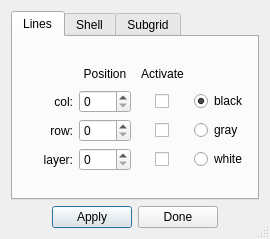
<?xml version="1.0" encoding="UTF-8"?>
<ui version="4.0">
 <class>GridDialog</class>
 <widget class="QDialog" name="GridDialog">
  <property name="geometry">
   <rect>
    <x>0</x>
    <y>0</y>
    <width>270</width>
    <height>239</height>
   </rect>
  </property>
  <property name="windowTitle">
   <string>Grid</string>
  </property>
  <property name="sizeGripEnabled">
   <bool>true</bool>
  </property>
  <layout class="QVBoxLayout" name="verticalLayout">
   <item>
    <widget class="QTabWidget" name="tabWidget">
     <property name="currentIndex">
      <number>0</number>
     </property>
     <widget class="QWidget" name="tabLines">
      <attribute name="title">
       <string>Lines</string>
      </attribute>
      <layout class="QGridLayout" name="gridLayout_3">
       <item row="1" column="0">
        <layout class="QGridLayout" name="gridLayout_2">
         <item row="0" column="2">
          <widget class="QLabel" name="label_9">
           <property name="text">
            <string>Activate</string>
           </property>
           <property name="alignment">
            <set>Qt::AlignCenter</set>
           </property>
          </widget>
         </item>
         <item row="3" column="2">
          <layout class="QHBoxLayout" name="horizontalLayout_2">
           <item>
            <spacer name="horizontalSpacer_4">
             <property name="orientation">
              <enum>Qt::Horizontal</enum>
             </property>
             <property name="sizeType">
              <enum>QSizePolicy::Preferred</enum>
             </property>
             <property name="sizeHint" stdset="0">
              <size>
               <width>10</width>
               <height>10</height>
              </size>
             </property>
            </spacer>
           </item>
           <item>
            <widget class="QCheckBox" name="checkBoxActivateZ">
             <property name="sizePolicy">
              <sizepolicy hsizetype="Fixed" vsizetype="Fixed">
               <horstretch>0</horstretch>
               <verstretch>0</verstretch>
              </sizepolicy>
             </property>
             <property name="text">
              <string/>
             </property>
            </widget>
           </item>
           <item>
            <spacer name="horizontalSpacer_5">
             <property name="orientation">
              <enum>Qt::Horizontal</enum>
             </property>
             <property name="sizeType">
              <enum>QSizePolicy::Preferred</enum>
             </property>
             <property name="sizeHint" stdset="0">
              <size>
               <width>10</width>
               <height>10</height>
              </size>
             </property>
            </spacer>
           </item>
          </layout>
         </item>
         <item row="2" column="3">
          <widget class="QRadioButton" name="radioButtonGray">
           <property name="text">
            <string>gray</string>
           </property>
          </widget>
         </item>
         <item row="3" column="3">
          <widget class="QRadioButton" name="radioButtonWhite">
           <property name="text">
            <string>white</string>
           </property>
          </widget>
         </item>
         <item row="3" column="0">
          <widget class="QLabel" name="labelLayer">
           <property name="text">
            <string>layer:</string>
           </property>
           <property name="alignment">
            <set>Qt::AlignRight|Qt::AlignTrailing|Qt::AlignVCenter</set>
           </property>
          </widget>
         </item>
         <item row="1" column="0">
          <widget class="QLabel" name="labelCol">
           <property name="text">
            <string>col:</string>
           </property>
           <property name="alignment">
            <set>Qt::AlignRight|Qt::AlignTrailing|Qt::AlignVCenter</set>
           </property>
          </widget>
         </item>
         <item row="1" column="3">
          <widget class="QRadioButton" name="radioButtonBlack">
           <property name="text">
            <string>black</string>
           </property>
           <property name="checked">
            <bool>true</bool>
           </property>
          </widget>
         </item>
         <item row="3" column="1">
          <widget class="QSpinBox" name="spinBoxPositionZ"/>
         </item>
         <item row="2" column="1">
          <widget class="QSpinBox" name="spinBoxPositionY"/>
         </item>
         <item row="2" column="0">
          <widget class="QLabel" name="labelRow">
           <property name="text">
            <string>row:</string>
           </property>
           <property name="alignment">
            <set>Qt::AlignRight|Qt::AlignTrailing|Qt::AlignVCenter</set>
           </property>
          </widget>
         </item>
         <item row="0" column="1">
          <widget class="QLabel" name="label_8">
           <property name="text">
            <string>Position</string>
           </property>
           <property name="alignment">
            <set>Qt::AlignCenter</set>
           </property>
          </widget>
         </item>
         <item row="1" column="1">
          <widget class="QSpinBox" name="spinBoxPositionX"/>
         </item>
         <item row="1" column="2">
          <layout class="QHBoxLayout" name="horizontalLayout_3">
           <item>
            <spacer name="horizontalSpacer_6">
             <property name="orientation">
              <enum>Qt::Horizontal</enum>
             </property>
             <property name="sizeType">
              <enum>QSizePolicy::Preferred</enum>
             </property>
             <property name="sizeHint" stdset="0">
              <size>
               <width>10</width>
               <height>10</height>
              </size>
             </property>
            </spacer>
           </item>
           <item>
            <widget class="QCheckBox" name="checkBoxActivateX">
             <property name="sizePolicy">
              <sizepolicy hsizetype="Fixed" vsizetype="Fixed">
               <horstretch>0</horstretch>
               <verstretch>0</verstretch>
              </sizepolicy>
             </property>
             <property name="text">
              <string/>
             </property>
            </widget>
           </item>
           <item>
            <spacer name="horizontalSpacer_7">
             <property name="orientation">
              <enum>Qt::Horizontal</enum>
             </property>
             <property name="sizeType">
              <enum>QSizePolicy::Preferred</enum>
             </property>
             <property name="sizeHint" stdset="0">
              <size>
               <width>10</width>
               <height>10</height>
              </size>
             </property>
            </spacer>
           </item>
          </layout>
         </item>
         <item row="2" column="2">
          <layout class="QHBoxLayout" name="horizontalLayout_4">
           <item>
            <spacer name="horizontalSpacer_8">
             <property name="orientation">
              <enum>Qt::Horizontal</enum>
             </property>
             <property name="sizeType">
              <enum>QSizePolicy::Preferred</enum>
             </property>
             <property name="sizeHint" stdset="0">
              <size>
               <width>10</width>
               <height>10</height>
              </size>
             </property>
            </spacer>
           </item>
           <item>
            <widget class="QCheckBox" name="checkBoxActivateY">
             <property name="sizePolicy">
              <sizepolicy hsizetype="Fixed" vsizetype="Fixed">
               <horstretch>0</horstretch>
               <verstretch>0</verstretch>
              </sizepolicy>
             </property>
             <property name="text">
              <string/>
             </property>
            </widget>
           </item>
           <item>
            <spacer name="horizontalSpacer_9">
             <property name="orientation">
              <enum>Qt::Horizontal</enum>
             </property>
             <property name="sizeType">
              <enum>QSizePolicy::Preferred</enum>
             </property>
             <property name="sizeHint" stdset="0">
              <size>
               <width>10</width>
               <height>10</height>
              </size>
             </property>
            </spacer>
           </item>
          </layout>
         </item>
         <item row="0" column="0">
          <spacer name="horizontalSpacer_3">
           <property name="orientation">
            <enum>Qt::Horizontal</enum>
           </property>
           <property name="sizeType">
            <enum>QSizePolicy::Preferred</enum>
           </property>
           <property name="sizeHint" stdset="0">
            <size>
             <width>40</width>
             <height>20</height>
            </size>
           </property>
          </spacer>
         </item>
         <item row="0" column="3">
          <spacer name="horizontalSpacer_10">
           <property name="orientation">
            <enum>Qt::Horizontal</enum>
           </property>
           <property name="sizeType">
            <enum>QSizePolicy::Preferred</enum>
           </property>
           <property name="sizeHint" stdset="0">
            <size>
             <width>40</width>
             <height>20</height>
            </size>
           </property>
          </spacer>
         </item>
        </layout>
       </item>
       <item row="2" column="0">
        <spacer name="verticalSpacer">
         <property name="orientation">
          <enum>Qt::Vertical</enum>
         </property>
         <property name="sizeHint" stdset="0">
          <size>
           <width>20</width>
           <height>40</height>
          </size>
         </property>
        </spacer>
       </item>
       <item row="0" column="0">
        <spacer name="verticalSpacer_2">
         <property name="orientation">
          <enum>Qt::Vertical</enum>
         </property>
         <property name="sizeHint" stdset="0">
          <size>
           <width>20</width>
           <height>40</height>
          </size>
         </property>
        </spacer>
       </item>
      </layout>
     </widget>
     <widget class="QWidget" name="tabShell">
      <attribute name="title">
       <string>Shell</string>
      </attribute>
      <layout class="QGridLayout" name="gridLayout">
       <item row="0" column="2">
        <widget class="QLabel" name="labelRed">
         <property name="text">
          <string>0.00</string>
         </property>
        </widget>
       </item>
       <item row="1" column="1">
        <widget class="QLabel" name="label_2">
         <property name="text">
          <string>Green:</string>
         </property>
         <property name="alignment">
          <set>Qt::AlignRight|Qt::AlignTrailing|Qt::AlignVCenter</set>
         </property>
        </widget>
       </item>
       <item row="1" column="3">
        <widget class="QSlider" name="sliderGreen">
         <property name="sizePolicy">
          <sizepolicy hsizetype="Expanding" vsizetype="Fixed">
           <horstretch>1</horstretch>
           <verstretch>0</verstretch>
          </sizepolicy>
         </property>
         <property name="orientation">
          <enum>Qt::Horizontal</enum>
         </property>
        </widget>
       </item>
       <item row="2" column="2">
        <widget class="QLabel" name="labelBlue">
         <property name="text">
          <string>0.00</string>
         </property>
        </widget>
       </item>
       <item row="0" column="1">
        <widget class="QLabel" name="label">
         <property name="text">
          <string>Red:</string>
         </property>
         <property name="alignment">
          <set>Qt::AlignRight|Qt::AlignTrailing|Qt::AlignVCenter</set>
         </property>
        </widget>
       </item>
       <item row="2" column="1">
        <widget class="QLabel" name="label_3">
         <property name="text">
          <string>Blue:</string>
         </property>
         <property name="alignment">
          <set>Qt::AlignRight|Qt::AlignTrailing|Qt::AlignVCenter</set>
         </property>
        </widget>
       </item>
       <item row="3" column="3">
        <widget class="QSlider" name="sliderOpacity">
         <property name="sizePolicy">
          <sizepolicy hsizetype="Expanding" vsizetype="Fixed">
           <horstretch>1</horstretch>
           <verstretch>0</verstretch>
          </sizepolicy>
         </property>
         <property name="orientation">
          <enum>Qt::Horizontal</enum>
         </property>
        </widget>
       </item>
       <item row="2" column="3">
        <widget class="QSlider" name="sliderBlue">
         <property name="sizePolicy">
          <sizepolicy hsizetype="Expanding" vsizetype="Fixed">
           <horstretch>1</horstretch>
           <verstretch>0</verstretch>
          </sizepolicy>
         </property>
         <property name="orientation">
          <enum>Qt::Horizontal</enum>
         </property>
        </widget>
       </item>
       <item row="1" column="2">
        <widget class="QLabel" name="labelGreen">
         <property name="text">
          <string>0.00</string>
         </property>
        </widget>
       </item>
       <item row="3" column="1">
        <widget class="QLabel" name="label_4">
         <property name="text">
          <string>Opacity:</string>
         </property>
         <property name="alignment">
          <set>Qt::AlignRight|Qt::AlignTrailing|Qt::AlignVCenter</set>
         </property>
        </widget>
       </item>
       <item row="0" column="3">
        <widget class="QSlider" name="sliderRed">
         <property name="sizePolicy">
          <sizepolicy hsizetype="Expanding" vsizetype="Fixed">
           <horstretch>1</horstretch>
           <verstretch>0</verstretch>
          </sizepolicy>
         </property>
         <property name="orientation">
          <enum>Qt::Horizontal</enum>
         </property>
        </widget>
       </item>
       <item row="3" column="2">
        <widget class="QLabel" name="labelOpacity">
         <property name="text">
          <string>0.00</string>
         </property>
        </widget>
       </item>
       <item row="3" column="0">
        <spacer name="horizontalSpacer_11">
         <property name="orientation">
          <enum>Qt::Horizontal</enum>
         </property>
         <property name="sizeType">
          <enum>QSizePolicy::Preferred</enum>
         </property>
         <property name="sizeHint" stdset="0">
          <size>
           <width>10</width>
           <height>20</height>
          </size>
         </property>
        </spacer>
       </item>
      </layout>
     </widget>
     <widget class="QWidget" name="tabSubgrid">
      <attribute name="title">
       <string>Subgrid</string>
      </attribute>
      <layout class="QVBoxLayout" name="verticalLayout_2">
       <item>
        <layout class="QGridLayout" name="gridLayout_4">
         <property name="leftMargin">
          <number>10</number>
         </property>
         <item row="4" column="2">
          <widget class="QSpinBox" name="spinBoxHighK"/>
         </item>
         <item row="1" column="1">
          <widget class="QLabel" name="label_14">
           <property name="text">
            <string>Min</string>
           </property>
           <property name="alignment">
            <set>Qt::AlignCenter</set>
           </property>
          </widget>
         </item>
         <item row="1" column="2">
          <widget class="QLabel" name="label_10">
           <property name="text">
            <string>Max</string>
           </property>
           <property name="alignment">
            <set>Qt::AlignCenter</set>
           </property>
          </widget>
         </item>
         <item row="2" column="1">
          <widget class="QSpinBox" name="spinBoxLowI">
           <property name="accelerated">
            <bool>true</bool>
           </property>
          </widget>
         </item>
         <item row="3" column="2">
          <widget class="QSpinBox" name="spinBoxHighJ"/>
         </item>
         <item row="4" column="1">
          <widget class="QSpinBox" name="spinBoxLowK"/>
         </item>
         <item row="2" column="0">
          <widget class="QLabel" name="label_12">
           <property name="text">
            <string>col:</string>
           </property>
           <property name="alignment">
            <set>Qt::AlignRight|Qt::AlignTrailing|Qt::AlignVCenter</set>
           </property>
          </widget>
         </item>
         <item row="3" column="0">
          <widget class="QLabel" name="label_13">
           <property name="text">
            <string>row:</string>
           </property>
           <property name="alignment">
            <set>Qt::AlignRight|Qt::AlignTrailing|Qt::AlignVCenter</set>
           </property>
          </widget>
         </item>
         <item row="2" column="2">
          <widget class="QSpinBox" name="spinBoxHighI"/>
         </item>
         <item row="0" column="0" colspan="3">
          <widget class="QCheckBox" name="checkBoxSubgrid">
           <property name="text">
            <string>Activate subgrid</string>
           </property>
          </widget>
         </item>
         <item row="3" column="1">
          <widget class="QSpinBox" name="spinBoxLowJ"/>
         </item>
         <item row="4" column="0">
          <widget class="QLabel" name="label_11">
           <property name="text">
            <string>layer:</string>
           </property>
           <property name="alignment">
            <set>Qt::AlignRight|Qt::AlignTrailing|Qt::AlignVCenter</set>
           </property>
          </widget>
         </item>
        </layout>
       </item>
      </layout>
     </widget>
    </widget>
   </item>
   <item>
    <layout class="QHBoxLayout" name="horizontalLayout">
     <item>
      <spacer name="horizontalSpacer">
       <property name="orientation">
        <enum>Qt::Horizontal</enum>
       </property>
       <property name="sizeHint" stdset="0">
        <size>
         <width>40</width>
         <height>20</height>
        </size>
       </property>
      </spacer>
     </item>
     <item>
      <widget class="QPushButton" name="pushButtonApply">
       <property name="text">
        <string>Apply</string>
       </property>
      </widget>
     </item>
     <item>
      <widget class="QPushButton" name="pushButtonDone">
       <property name="text">
        <string>Done</string>
       </property>
      </widget>
     </item>
     <item>
      <spacer name="horizontalSpacer_2">
       <property name="orientation">
        <enum>Qt::Horizontal</enum>
       </property>
       <property name="sizeHint" stdset="0">
        <size>
         <width>40</width>
         <height>20</height>
        </size>
       </property>
      </spacer>
     </item>
    </layout>
   </item>
  </layout>
 </widget>
 <tabstops>
  <tabstop>tabWidget</tabstop>
  <tabstop>spinBoxPositionX</tabstop>
  <tabstop>spinBoxPositionY</tabstop>
  <tabstop>spinBoxPositionZ</tabstop>
  <tabstop>checkBoxActivateX</tabstop>
  <tabstop>checkBoxActivateY</tabstop>
  <tabstop>checkBoxActivateZ</tabstop>
  <tabstop>radioButtonBlack</tabstop>
  <tabstop>radioButtonGray</tabstop>
  <tabstop>radioButtonWhite</tabstop>
  <tabstop>sliderRed</tabstop>
  <tabstop>sliderGreen</tabstop>
  <tabstop>sliderBlue</tabstop>
  <tabstop>sliderOpacity</tabstop>
  <tabstop>checkBoxSubgrid</tabstop>
  <tabstop>spinBoxLowI</tabstop>
  <tabstop>spinBoxHighI</tabstop>
  <tabstop>spinBoxLowJ</tabstop>
  <tabstop>spinBoxHighJ</tabstop>
  <tabstop>spinBoxLowK</tabstop>
  <tabstop>spinBoxHighK</tabstop>
  <tabstop>pushButtonApply</tabstop>
  <tabstop>pushButtonDone</tabstop>
 </tabstops>
 <resources/>
 <connections/>
</ui>
